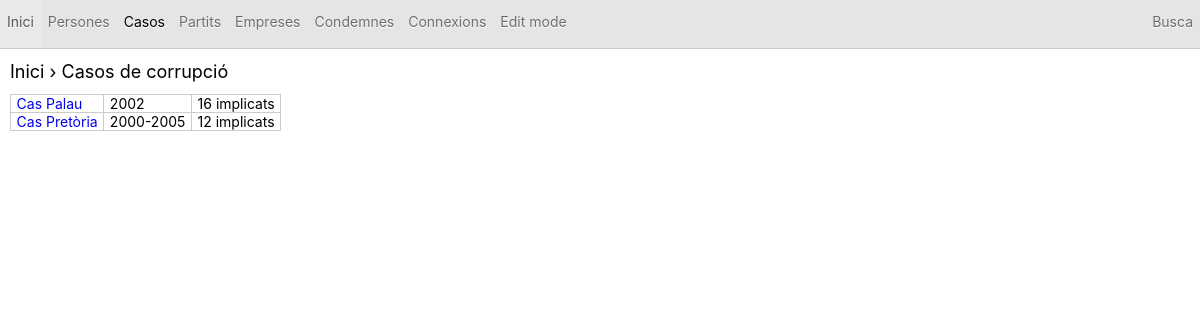
Page /casos.php on the committed database.
### tables this page shows
CREATE TABLE `casos` (
  `id` int(11) NOT NULL AUTO_INCREMENT,
  `nom` text NOT NULL,
  `espoli` float NOT NULL,
  `any` text NOT NULL,
  `estat` text NOT NULL,
  `modificacio` timestamp NOT NULL DEFAULT CURRENT_TIMESTAMP ON UPDATE CURRENT_TIMESTAMP,
  `descripcio` text NOT NULL,
  PRIMARY KEY (`id`)
);

### casos.php (the view, shortened to what this page needs)
<!doctype html><html><head>
	<?php include'imports.php'?>
</head><body>
<?php include'navbar.php'?>
<h1>
	<span onclick=window.location='index.php'>Inici</span> &rsaquo;
	Casos de corrupció
</h1>
<table id=casos>
	<?php
			$sql="
				SELECT c.id, c.nom, c.any, COUNT(rel.id) AS implicats
				FROM casos AS c
				LEFT JOIN relacions_persona_cas AS rel
				ON c.id=rel.cas_id
				GROUP BY nom
				ORDER BY nom
			";
			$res=$mysql->query($sql) or die(mysqli_error($mysql));
			while($row=mysqli_fetch_assoc($res))
			{
				$id=$row['id'];
				$nom=$row['nom'];
				$any=$row['any'];
				$implicats=$row['implicats'];
				echo "
					<tr>
						<td><a href=cas.php?id=$id>$nom</a>
						<td>$any
						<td>$implicats implicats
				";
			}
	?>
</table>

### css.css (style rules this page uses)
body { margin:0 auto; overflow-y:scroll; font-family:"Palatino Linotype", "Book Antiqua", Palatino, serif; font-family:"Trebuchet MS", Helvetica, sans-serif; font-family:"San Francisco", -apple-system, system-ui, ".SFNSText-Regular", sans-serif; font-size:14px; }
h1,h2,h3 { font-weight:normal; padding-left:10px; }
h1 { font-size:18px }
table { border-collapse:collapse }
th,td { border:1px solid #ccc }
a { text-decoration:none }
span[onclick] { cursor:pointer }

### casos.php (style rules this page uses)
#casos { margin-left:10px; }
#casos td { padding:0 0.4em; }

### rows in the picture
casos: nom "Cas Palau", any "2002", implicats "16"
casos: nom "Cas Pretòria", any "2000-2005", implicats "12"
